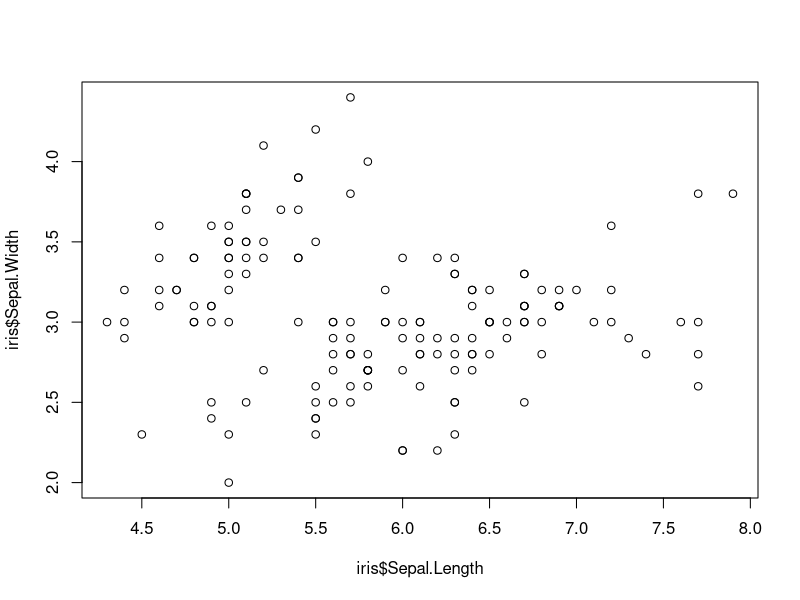
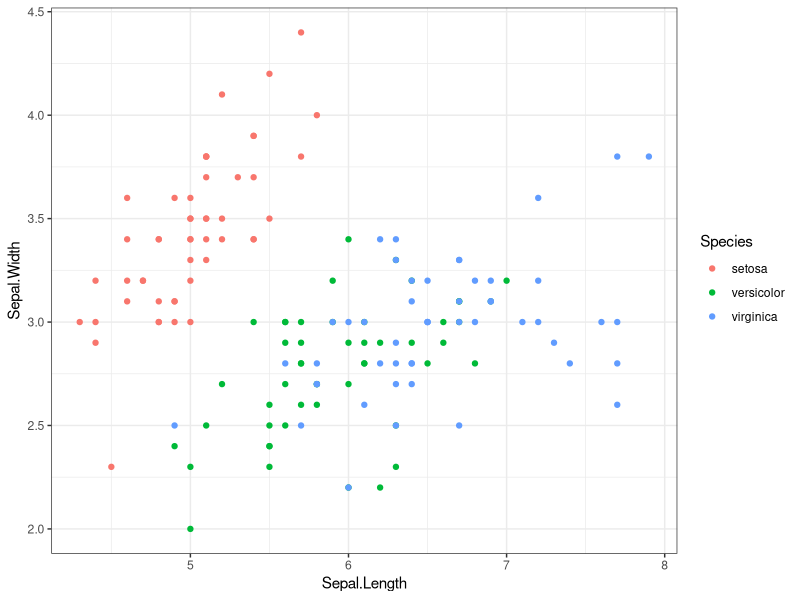

The R source for these figures, in order:
# data("iris")

plot(iris$Sepal.Length, iris$Sepal.Width)

library(ggplot2)

ggplot(iris, aes(Sepal.Length, Sepal.Width, color = Species)) +
  geom_point() + theme_bw()

# Cov:
# Cor:
